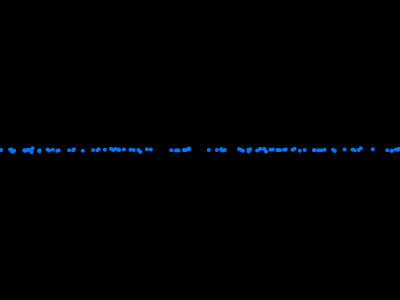
Frame 1 (no input)
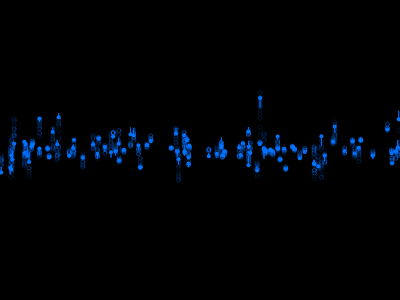
Frame 60 (no input)
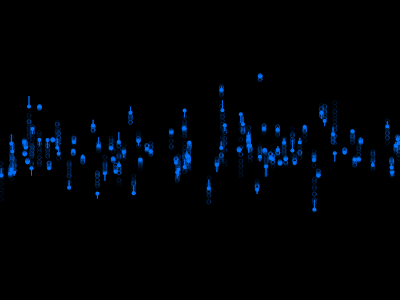
Frame 120 (the mouse pressed at the canvas centre since frame 60)

The p5.js sketch that drew these frames (run headless with seeded random() and noise() and a simulated clock; from frame 60 on, the mouse is pressed at the canvas centre):

// p5.js sketch
// ── sketch.js
var dots = [];

function setup() {
  createCanvas(400, 300);
  background(0);
  for (var i = 0; i < 100; i++) {
    dots.push(new Dot());
  }
}

function draw() {
  background(0);
  for (var i = 0; i < dots.length; i++) {
    dots[i].update();
    dots[i].display();
  }

}

// ── dot.js
function Dot() {
  this.x = random(0, width);
  this.y = height / 2;
  this.s = 4;
  this.red = 0;
  this.green = 120;
  this.blue = 255;
  this.memDepth = 30;
  this.memory = [];
  this.velocity = 1;
  this.maxVelocity = 10;
  
  this.update = function() {
    if (this.velocity <= this.maxVelocity && this.velocity >= -this.maxVelocity) {
      this.velocity += random(-1, 1);
    } else if (this.velocity < -this.maxVelocity) {
      this.velocity += 1;
    } else if (this.velocity > this.maxVelocity) {
      this.velocity -= 1;
    }
    this.memory.push(this.y);
    if (this.memory.length >= this.memDepth) {
      this.memory.splice(0, 1);
    }
    if (this.y >= height) {
      this.y -= random(0, this.velocity);
    } else if (this.y <= 0) {
      this.y += random(0, this.velocity);
    } else {
      this.y += random(-this.velocity, this.velocity);
    }
  }
  this.display = function() {
    fill(this.setColor());
    noStroke();
    ellipse(this.x, this.y, this.s, this.s);
    push()
    this.alpha = 50;
    var fade = 50/this.memDepth;
    for (var m = this.memory.length; m >= 0 ; m -= 2) {
      this.alpha -= fade;
      noFill();
      stroke(this.setColor());
      ellipse(this.x, this.memory[m], this.s, this.s);
      line(this.x, this.y, this.x, this.y + this.velocity);
    }
    pop();
    this.alpha = 255;
  }
  this.setColor = function() {
    return color(this.red, this.green, this.blue, this.alpha);
  }
}
